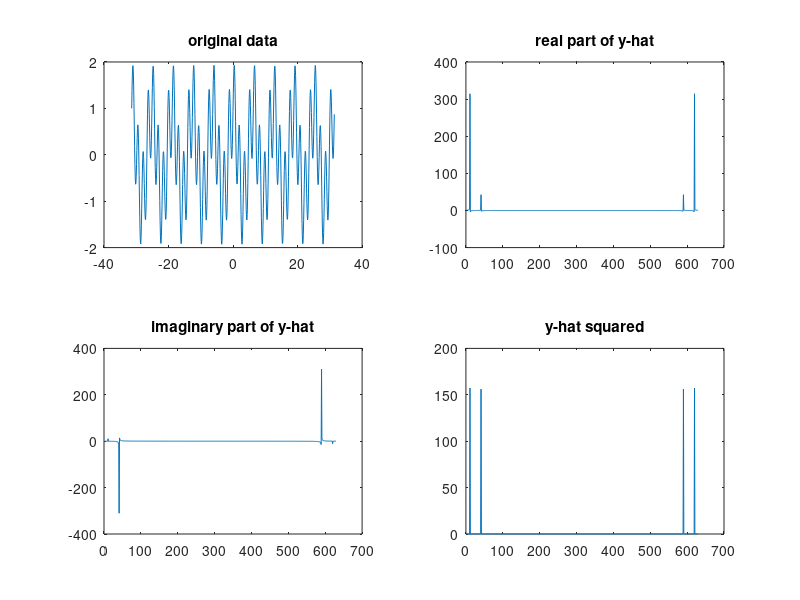
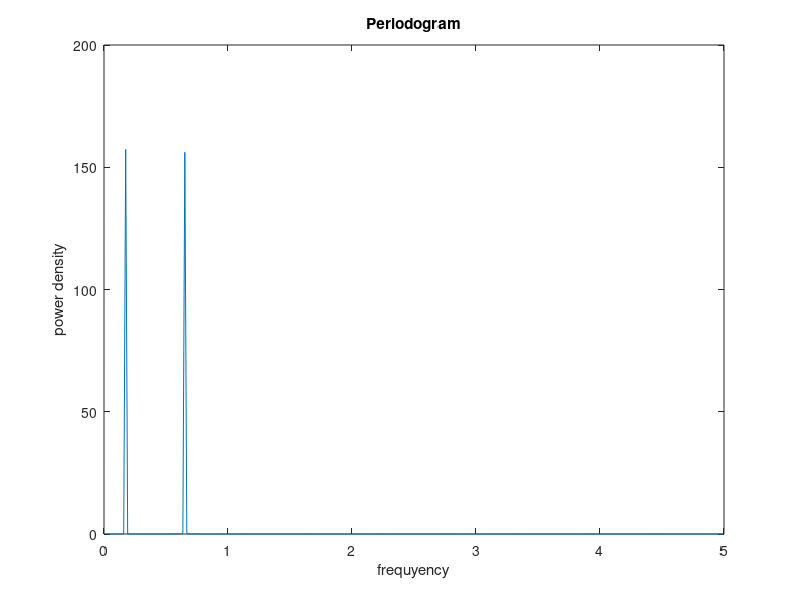

MATLAB code to generate these figures, in order:
%% FFT example

close all
clear all

% 1. define y(x)=cos(x)+sin(4x) in domain -10pi < x < +10pi for 0.1 increment
dt=0.1;
x=-10*pi:dt:10*pi;
y=cos(x)+sin(4*x);
N=length(x);
disp(['there are ',num2str(N),' data points'])
figure(1);
subplot(2,2,1);
plot(x,y);
title('original data');

% 2. calculate the variance
v0=var(y);
disp(['variance is ',num2str(v0)]);

% 3. perform FFT of y
yhat=fft(y);

figure(1);
subplot(2,2,2);
plot(real(yhat));
title('real part of y-hat')

subplot(2,2,3);
plot(imag(yhat));
title('imaginary part of y-hat')

% plot the amplitude
subplot(2,2,4);
yhat2=yhat.*conj(yhat)/N;
plot(yhat2);
title('y-hat squared')

% ### 4. plot PSD (periodogram)
figure(2);
freq0=1/N;
freq=[freq0:freq0:1/2]*1/dt;
PSD=yhat2(1:round((N-1)/2));
plot(freq,PSD);
xlabel('frequyency')
ylabel('power density')
title('Periodogram')

%# Calculate variance in frequency domain. Confirm Perseval's theorem
v1=sum(yhat2)/N;
disp(['variance based on yhat is ',num2str(v1)]);
